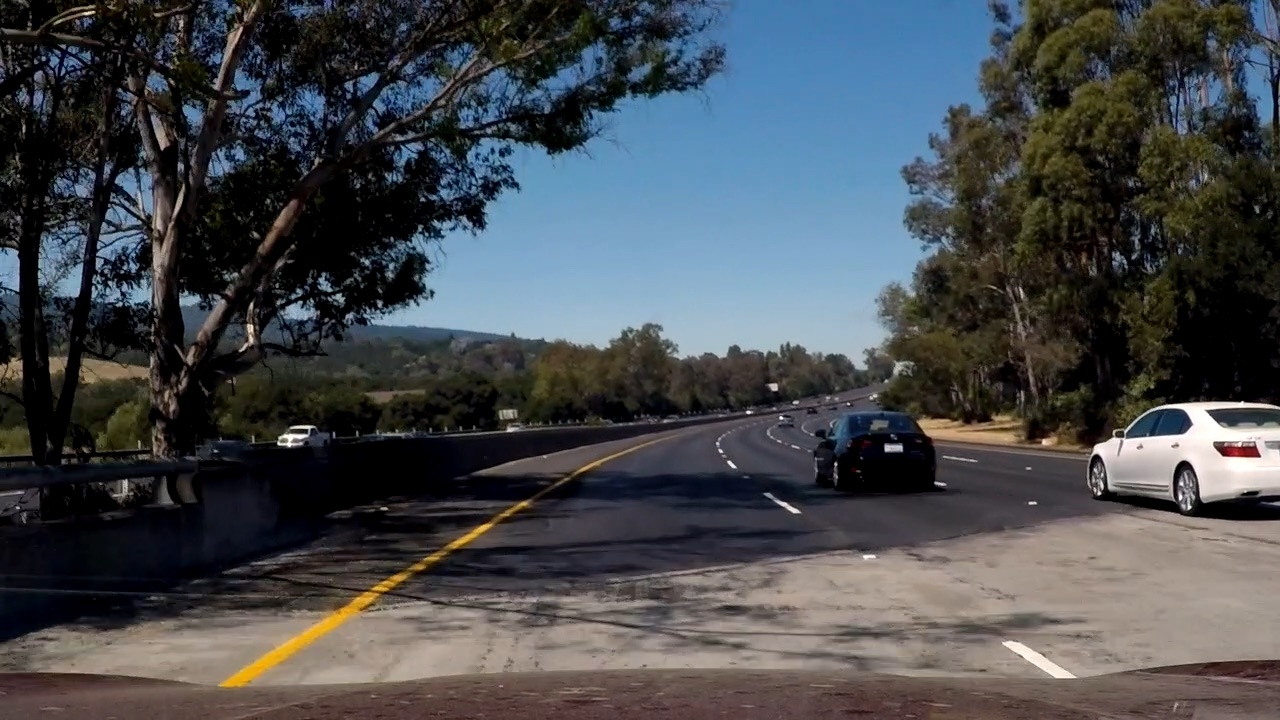
#> input picture test_images/YellowUnderShade.jpg, 1280 x 720 px; its folder holds only this picture in this run
$ jupyter execute --allow-errors LaneLine.ipynb   (shell and % lines are left out)
#> lines starting #> are read from the running program, lines starting #| are printed output that depends on the picture; after the words box and inside, x2 and y2 are one past the last pixel; in counts of white or black regions, pixels touching at a corner belong together
# Finding Lane Lines on the Road
***

In this project, I used Python and OpenCV to find lane lines in the road images.

The following techniques are used:

- Color Selection
- Canny Edge Detection
- Region of Interest Selection
- Hough Transform Line Detection

Finally, I applied all the techniques to process video clips to find lane lines in them.

[cell 1]
from google.colab import drive
drive.mount('/content/drive')

## Loading Test Images

The following libraries are used.  `cv2` is for OpenCV.

[cell 2]
import matplotlib.pyplot as plt
import cv2
import os, glob
import numpy as np
from moviepy.editor import VideoFileClip

The following `show_image` function is used to display images.

[cell 3]
def show_images(images, cmap=None):
    cols = 2
    rows = (len(images)+1)//cols

    plt.figure(figsize=(10, 11))
    for i, image in enumerate(images):
        plt.subplot(rows, cols, i+1)
        # use gray scale color map if there is only one channel
        cmap = 'gray' if len(image.shape)==2 else cmap
        plt.imshow(image, cmap=cmap)
        plt.xticks([])
        plt.yticks([])
    plt.tight_layout(pad=0, h_pad=0, w_pad=0)
    plt.show()

Let's load and examine the test images.

[cell 4]
test_images = [plt.imread(path) for path in glob.glob('/content/drive/MyDrive/car-finding-lane-lines-master/test_images/*.jpg')]
#> test_images = 1 item

show_images(test_images)
#> in show_images, `rows = (len(images)+1)//cols`: rows = 1
#> the loop in show_images, `for i, image in enumerate(images):` made 1 pass

Lines are in white or yellow.  A white lane is a series of alternating dots and short lines, which we need to detect as one line.

## Color Selection

### RGB Color Space

The images are loaded in RGB color space.  Let's try selecting only yellow and white colors in the images using the RGB channels.

Reference: [RGB Color Code Chart](http://www.rapidtables.com/web/color/RGB_Color.htm)

[cell 5]
# image is expected be in RGB color space
def select_rgb_white_yellow(image):
    # white color mask
    lower = np.uint8([200, 200, 200])
    upper = np.uint8([255, 255, 255])
    white_mask = cv2.inRange(image, lower, upper)
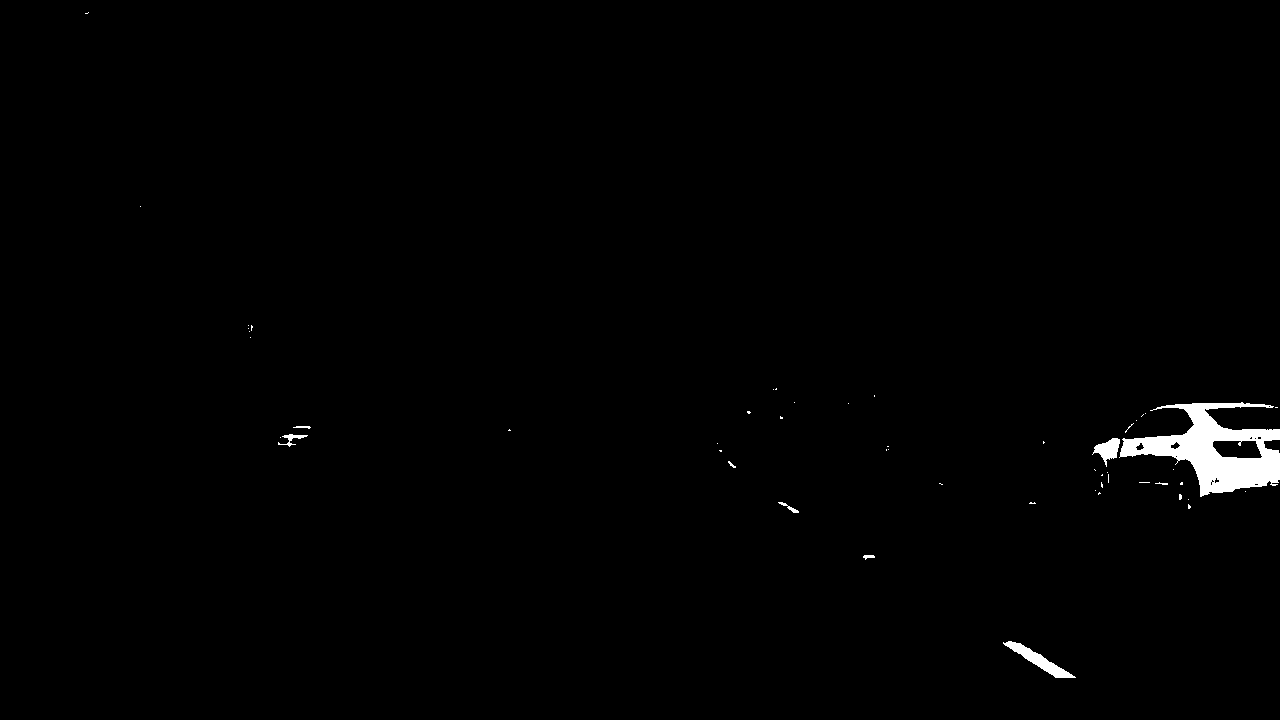
#> white_mask: shape (720, 1280); 0.9% white; 52 white regions (43 under 20 px), largest, box (x1, y1, x2, y2) and area: (1119, 402, 1280, 497) 6673, (1003, 641, 1076, 678) 712, (1092, 438, 1120, 467) 393
#> image is the input picture: shape (720, 1280, 3); mean R, G, B 70.4, 74.1, 77.8
    # yellow color mask
    lower = np.uint8([190, 190,   0])
    upper = np.uint8([255, 255, 255])
    yellow_mask = cv2.inRange(image, lower, upper)
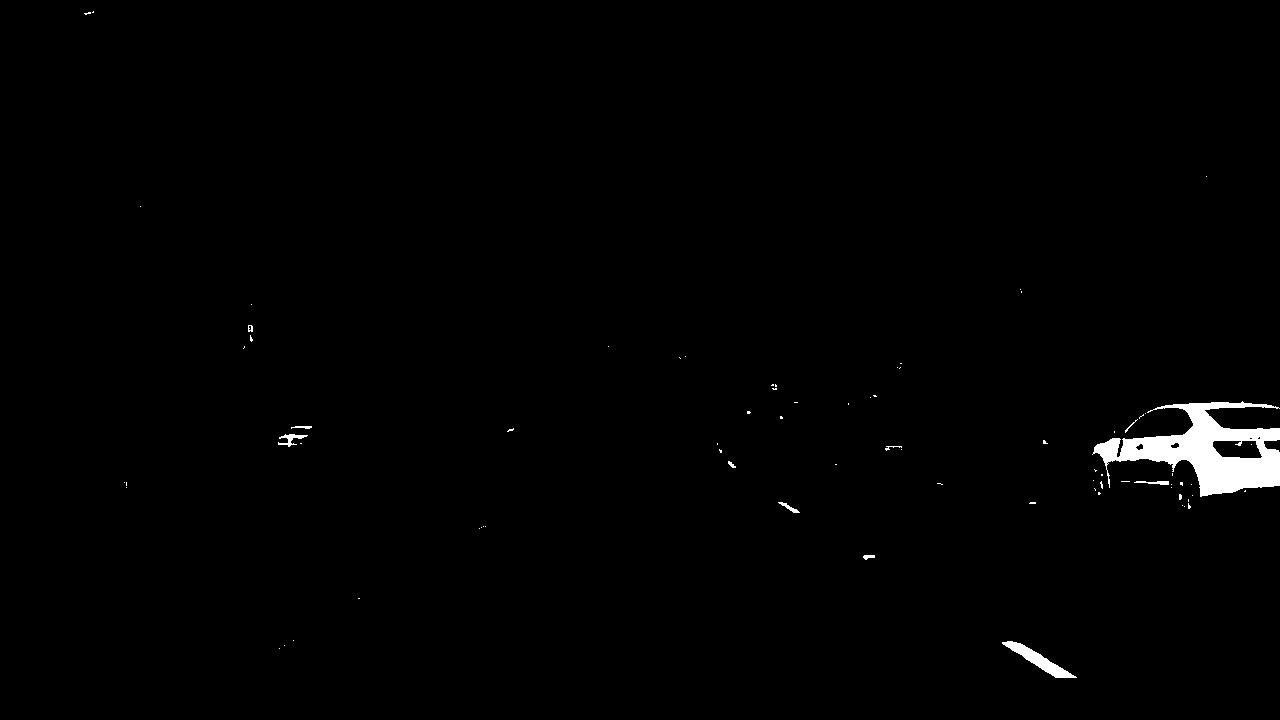
#> yellow_mask: shape (720, 1280); 1% white; 78 white regions (67 under 20 px), largest, box (x1, y1, x2, y2) and area: (1092, 401, 1280, 497) 7761, (1002, 641, 1077, 678) 759, (278, 434, 308, 447) 149
    # combine the mask
    mask = cv2.bitwise_or(white_mask, yellow_mask)
    masked = cv2.bitwise_and(image, image, mask = mask)
    return masked

show_images(list(map(select_rgb_white_yellow, test_images)))
#> the loop in show_images (call 2), `for i, image in enumerate(images):` made 1 pass

It looks pretty good except the last two.  The yellow lines are not clear due to the dark shade from the tree on the left.

### HSL and HSV Color Space

Using `cv2.cvtColor`, we can convert RGB image into different color space.  For example, [HSL and HSV color space](https://en.wikipedia.org/wiki/HSL_and_HSV).

Image Source: [https://commons.wikimedia.org/wiki/File:Hsl-hsv_models.svg](https://commons.wikimedia.org/wiki/File:Hsl-hsv_models.svg)

### HSV Color Space

How does it look when RGB images are converted into HSV color space?

[cell 6]
def convert_hsv(image):
    return cv2.cvtColor(image, cv2.COLOR_RGB2HSV)
#> returned value: shape (720, 1280, 3); mean H, S, V 62.7, 91.2, 87.3

show_images(list(map(convert_hsv, test_images)))

The yellow lines are very clear including the ones under the shades but the white lines are less clear.

### HSL Color Space

How does it look like when images are converted from RGB to HSL color space?

[cell 7]
def convert_hls(image):
    return cv2.cvtColor(image, cv2.COLOR_RGB2HLS)
#> returned value: shape (720, 1280, 3); mean of channels 0, 1, 2 62.7, 74.2, 73.2

show_images(list(map(convert_hls, test_images)))

Both the white and yellow lines are clearly recognizable.  Also, the yellow lines under the shades are clearly shown.

Let's build a filter to select those white and yellow lines.  I want to select particular range of each channels (Hue, Saturation and Light).

- Use `cv2.inRange` to filter the white color and the yellow color seperately.
  The function returns 255 when the filter conditon is satisfied.  Otherwise, it returns 0.
- Use `cv2.bitwise_or` to combine these two binary masks.
  The combined mask returns 255 when either white or yellow color is detected.
- Use `cv2.bitwise_and` to apply the combined mask onto the original RGB image

[cell 8]
def select_white_yellow(image):
    converted = convert_hls(image)
    # white color mask
    lower = np.uint8([  0, 200,   0])
    upper = np.uint8([255, 255, 255])
    white_mask = cv2.inRange(converted, lower, upper)
#> white_mask: shape (720, 1280); 0.95% white; 58 white regions (50 under 20 px), largest, box (x1, y1, x2, y2) and area: (1092, 402, 1280, 497) 7458, (1002, 641, 1076, 678) 741, (278, 434, 308, 447) 130
    # yellow color mask
    lower = np.uint8([ 10,   0, 100])
    upper = np.uint8([ 40, 255, 255])
    yellow_mask = cv2.inRange(converted, lower, upper)
#> yellow_mask: shape (720, 1280); 6.3% white; 2580 white regions (2346 under 20 px), largest, box (x1, y1, x2, y2) and area: (1021, 73, 1151, 246) 5374, (219, 503, 532, 689) 4637, (1142, 134, 1268, 275) 4089
    # combine the mask
    mask = cv2.bitwise_or(white_mask, yellow_mask)
#> mask: shape (720, 1280); 7% white; 2591 white regions (2355 under 20 px), largest, box (x1, y1, x2, y2) and area: (1092, 402, 1280, 497) 7458, (1021, 73, 1151, 246) 5374, (219, 503, 532, 689) 4637
    return cv2.bitwise_and(image, image, mask = mask)

white_yellow_images = list(map(select_white_yellow, test_images))
#> white_yellow_images = 1 item

show_images(white_yellow_images)

For the white color,
- I chose high **Light** value.
- I did not filter **Hue**, **Saturation** values.

For the yellow color,
- I chose **Hue** around 30 to choose yellow color.
- I chose relatively high **Saturation** to exclude yellow hills

The combined mask filters the yellow and white lines very clearly.

## Canny Edge Detection


We want to detect edges in order to find straight lines especially lane lines.  For this,

- use `cv2.cvtColor` to convert images into gray scale
- use `cv2.GaussianBlur` to smooth out rough edges
- use `cv2.Canny` to find edges

Let's take a look at each step in details.

Note: [Canny Edge Detection Wikipedia](https://en.wikipedia.org/wiki/Canny_edge_detector) has a good description in good details.

### Gray Scaling

The images should be converted into gray scaled ones in order to detect shapes (edges) in the images.  This is because the Canny edge detection measures the magnitude of pixel intensity changes or gradients (more on this later).

Here, I'm converting the white and yellow line images from the above into gray scale for edge detection.

[cell 9]
def convert_gray_scale(image):
    return cv2.cvtColor(image, cv2.COLOR_RGB2GRAY)
#> returned value: shape (720, 1280)

gray_images = list(map(convert_gray_scale, white_yellow_images))
#> gray_images = 1 item

show_images(gray_images)

### Gaussian Smoothing (Gaussian Blur)

When there is an edge (i.e. a line), the pixel intensity changes rapidly (i.e. from 0 to 255) which we want to detect.  But before doing so, we should make the edges smoother.  As you can see,  the above images have many rough edges which causes many noisy edges to be detected.

I use `cv2.GaussianBlur` to smooth out edges.

- [Gaussian Filter OpenCV Theory](http://docs.opencv.org/doc/tutorials/imgproc/gausian_median_blur_bilateral_filter/gausian_median_blur_bilateral_filter.html#gaussian-filter)
- [cv2.GaussianBlur OpenCV API Reference](http://docs.opencv.org/modules/imgproc/doc/filtering.html?highlight=gaussianblur#gaussianblur)

[cell 10]
def apply_smoothing(image, kernel_size=15):
    """
    kernel_size must be postivie and odd
    """
#> called with kernel_size = 15
    return cv2.GaussianBlur(image, (kernel_size, kernel_size), 0)
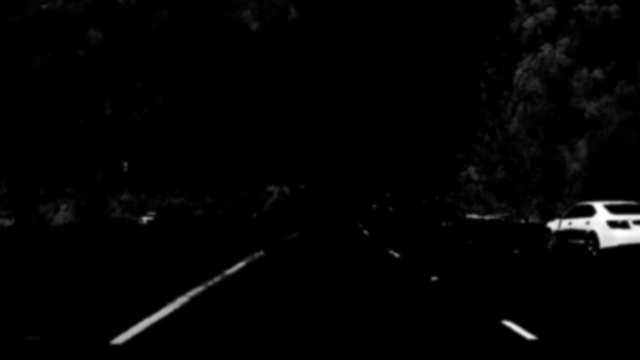
#> returned value: shape (720, 1280) (shown at 1/2 size); min 0, max 254, mean 4.1

The GaussianBlur takes a `kernel_size` parameter which you'll need to play with to find one that works best.  I tried 3, 5, 9, 11, 15, 17 (they must be positive and odd) and check the edge detection (see the next section) result.  The bigger the `kernel_size` value is,  the more blurry the image becomes.

The bigger `kearnel_size` value requires more time to process. It is not noticeable with the test images but we should keep that in mind (later we'll be processing video clips).  So, we should prefer smaller values if the effect is similar.

[cell 11]
blurred_images = list(map(lambda image: apply_smoothing(image), gray_images))
#> blurred_images = 1 item

show_images(blurred_images)

### Edge Detection

`cv2.Canny` takes two threshold values which requires some explanation.

Wikipedia says:

> it is essential to filter out the edge pixel with the weak gradient value and preserve the edge with the high gradient value. Thus two threshold values are set to clarify the different types of edge pixels, one is called high threshold value and the other is called the low threshold value. If the edge pixel’s gradient value is higher than the high threshold value, they are marked as strong edge pixels. If the edge pixel’s gradient value is smaller than the high threshold value and larger than the low threshold value, they are marked as weak edge pixels. If the pixel value is smaller than the low threshold value, they will be suppressed.

According to the OpenCV documentation, the double thresholds are used as follows:

- If a pixel gradient is higher than the upper threshold, the pixel is accepted as an edge
- If a pixel gradient value is below the lower threshold, then it is rejected.
- If the pixel gradient is between the two thresholds, then it will be accepted only if it is connected to a pixel that is above the upper threshold.
- Canny recommended a upper:lower ratio between 2:1 and 3:1.

These two threshold values are empirically determined.  Basically, you will need to define them by trials and errors.

I first set the `low_threshold` to zero and then adjust the `high_threshold`.   If `high_threshold` is too high, you find no edges.  If `high_threshold` is too low, you find too many edges.  Once you find a good `high_threshold`, adjust the `low_threshold` to discard the weak edges (noises) connected to the strong edges.

- [Canny Edge Detection OpenCV Theory](http://docs.opencv.org/2.4/doc/tutorials/imgproc/imgtrans/canny_detector/canny_detector.html)
- [cv2.Canny OpenCV API Reference](http://docs.opencv.org/doc/tutorials/imgproc/imgtrans/canny_detector/canny_detector.html)

[cell 12]
def detect_edges(image, low_threshold=50, high_threshold=150):
#> called with low_threshold = 50, high_threshold = 150
    return cv2.Canny(image, low_threshold, high_threshold)
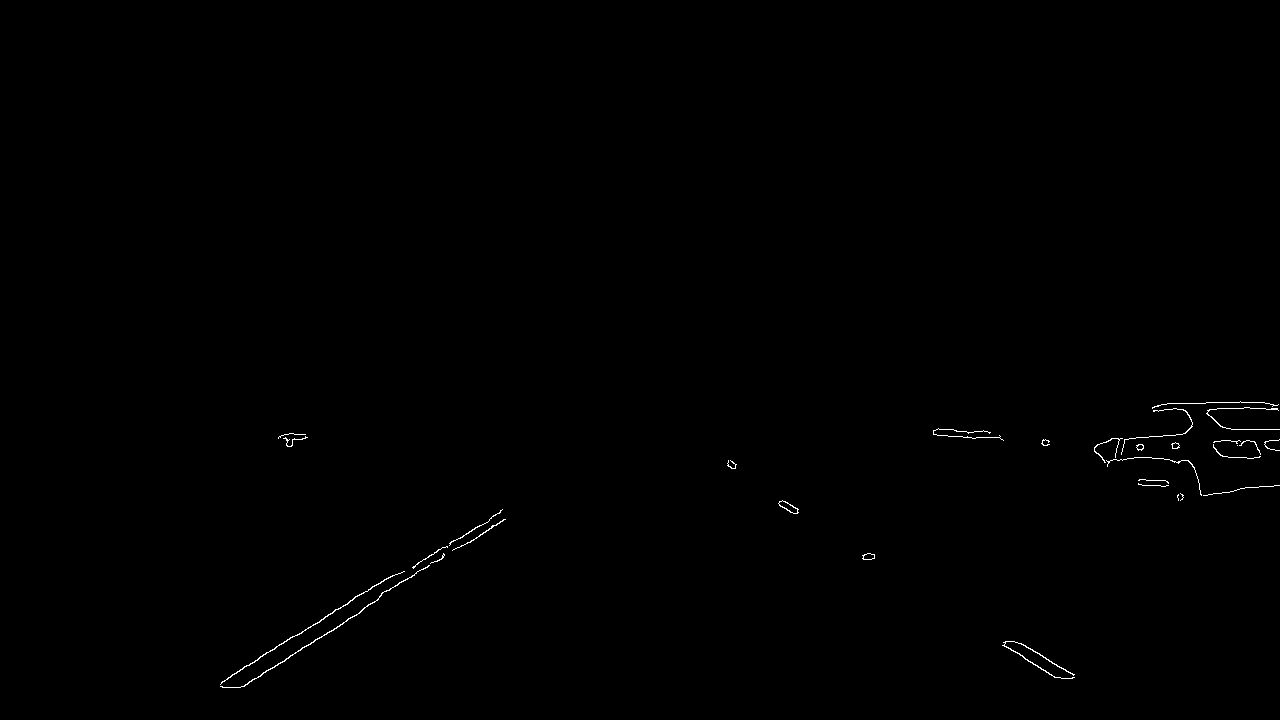
#> returned value: shape (720, 1280); 0.27% white in thin lines or dots, all inside (x1, y1, x2, y2) = (220, 401, 1280, 688)

edge_images = list(map(lambda image: detect_edges(image), blurred_images))
#> edge_images = 1 item

show_images(edge_images)
#> (the rest of the program and of its run is left out)
